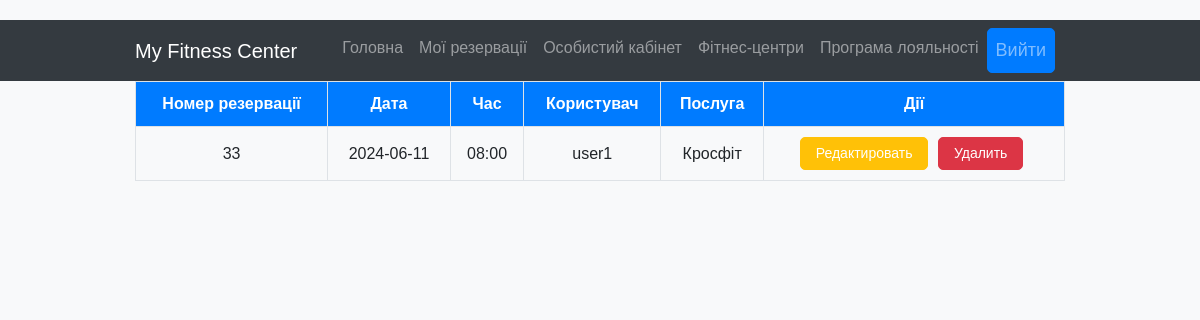
/user/reservations/33 (signed in), run on the app's committed database.
### project_package/models.py (models this page shows, shortened)
class Reservation(Base):
    __tablename__ = "reservation"
    id = Column(Integer, primary_key=True)
    user_id = Column(Integer, ForeignKey('user.id'))
    service_id = Column(Integer, ForeignKey('service.id'))
    trainer_id = Column(Integer, ForeignKey('trainer.id'))
    date = Column(String)
    time = Column(String)
    trainer = relationship('Trainer')
    user = relationship('User')
    service = relationship('Service')

class User(Base):
    __tablename__ = "user"
    id = Column(Integer, primary_key=True, autoincrement=True, unique=True)
    login = Column(String(50), unique=True, nullable=False)
    password = Column(String(50))
    birth_date = Column(String(50), default='1940-01-01', nullable=False)
    phone = Column(String(50))
    funds = Column(Integer, nullable=False, default=0)
    email = Column(String(50))
    review = relationship('Review', back_populates='user')

class Service(Base):
    __tablename__ = "service"
    id = Column(Integer, primary_key=True)
    name = Column(String(50), unique=True, nullable=False)
    duration = Column(Integer, nullable=False)
    description = Column(String(50))
    price = Column(Integer, nullable=False)
    gym_id = Column(Integer, ForeignKey('gym.id'))
    max_attendees = Column(Integer, nullable=False)
    gym = relationship('Gym', back_populates='services')
    trainer_services = relationship('TrainerServices', back_populates='service')

### app.py (the view)
@app.route('/user/reservations/<reservation_id>', methods=['GET', 'POST'])
@login_required
def user_reservation(reservation_id):
    if request.method == 'GET':
        reservation = db_session.query(Reservation).join(User, Reservation.user_id == User.id).join(Trainer,
                                                                                                     Reservation.trainer_id == Trainer.id).join(
            Service, Reservation.service_id == Service.id).filter(User.id == session['user']['id']).first()
        return render_template('reservation.html', reservation=reservation)
    else:  # POST (DELETE, UPDATE)
        return 'update user reservation', 'delete user reservation'

### app.py (called while the page is built)
def login_required(f):
    @wraps(f)
    def wrapper(*args, **kwargs):
        if 'user' in session:
            return f(*args, **kwargs)
        else:
            return redirect('/login')
    return wrapper

### templates/reservation.html (shortened to what this page needs)
<!DOCTYPE html>
<html lang="uk">
<head>
    <link href="https://stackpath.bootstrapcdn.com/bootstrap/4.5.2/css/bootstrap.min.css" rel="stylesheet">
</head>
<body>
<nav class="navbar navbar-expand-lg navbar-dark bg-dark">
    <div class="container">
        <a class="navbar-brand" href="/">My Fitness Center</a>
        <div class="collapse navbar-collapse" id="navbarNav">
            <ul class="navbar-nav ml-auto">
                <li class="nav-item">
                    <a class="nav-link" href="/">Головна</a>
                </li>
                <li class="nav-item">
                    <a class="nav-link" href="/user/reservations">Мої резервації</a>
                </li>
                <li class="nav-item">
                    <a class="nav-link" href="/user">Особистий кабінет</a>
                </li>
                <li class="nav-item">
                    <a class="nav-link" href="/fitness_center">Фітнес-центри</a>
                </li>
                <li class="nav-item">
                    <a class="nav-link" href="/">Програма лояльності</a>
                </li>
                <li class="nav-item">
                    <a class="nav-link btn btn-primary btn-logout" href="/logout">Вийти</a>
                </li>
            </ul>
        </div>
    </div>
</nav>
<div class="container">
    <div class="row">
        <div class="col-md-12">
            <table>
                <thead>
                    <tr>
                        <th>Номер резервації</th>
                        <th>Дата</th>
                        <th>Час</th>
                        <th>Користувач</th>
                        <th>Послуга</th>
                        <th>Дії</th>
                    </tr>
                </thead>
                <tbody>
                    <tr>
                        <td>{{ reservation.id }}</td>
                        <td>{{ reservation.date }}</td>
                        <td>{{ reservation.time }}</td>
                        <td>{{ reservation.user.login }}</td>
                        <td>{{ reservation.service.name }}</td>
                        <td>
                            <a href="/user/reservations/{{ reservation.reservation_id }}/edit" class="btn btn-primary btn-edit">Редактировать</a>
                            <a href="/user/reservations/{{ reservation.reservation_id }}/delete" class="btn btn-primary btn-delete">Удалить</a>
                        </td>
                    </tr>
                </tbody>
            </table>
        </div>
    </div>
</div>
</body>
</html>

### templates/reservation.html (style rules this page uses)
body { background-color: #f8f9fa; font-family: Arial, sans-serif; padding-top: 20px; }
.container { max-width: 960px; }
table { width: 100%; border-collapse: collapse; margin-bottom: 20px; }
th, td { border: 1px solid #dee2e6; padding: 10px; text-align: center; }
th { background-color: #007bff; color: #fff; }
.btn-primary { background-color: #007bff; border-color: #007bff; border-radius: 5px; padding: 8px 20px; font-size: 18px; margin-right: 10px; }
.btn-delete, .btn-edit { padding: 5px 15px; font-size: 14px; margin-right: 5px; }
.btn-delete { background-color: #dc3545; border-color: #dc3545; }
.btn-edit { background-color: #ffc107; border-color: #ffc107; }

### data on the page
Reservation: id "33", date "2024-06-11", time "08:00"
User: user.login "user1"
Service: service.name "Кросфіт"
